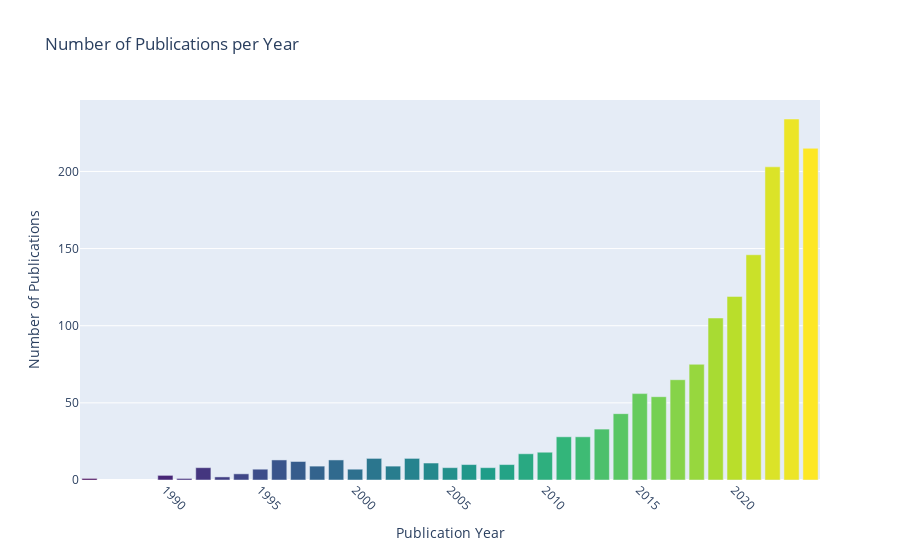

Notebook code cell kept with this figure:
### Markdown cell above
### Playground

### Code cell
import plotly.express as px

# Supondo que 'raw_data' seja o seu DataFrame e 'Publication Year' seja a coluna com os anos de publicação
publication_counts = raw_data['Publication Year'].value_counts()

# Ordenar os valores pela data para melhorar a visualização (opcional)
publication_counts = publication_counts.sort_index()

# Criar o gráfico de barras com Plotly
fig = px.bar(
    x=publication_counts.index, 
    y=publication_counts.values, 
    labels={'x': 'Publication Year', 'y': 'Number of Publications'},
    title='Number of Publications per Year',
    color=publication_counts.index,  # Adiciona cor baseado no índice (ano de publicação)
    color_continuous_scale='viridis'  # Aplica a paleta "viridis"
)

# Configurar o layout
fig.update_layout(
    xaxis=dict(tickangle=45),  # Rotaciona os rótulos do eixo x para melhor visualização
    yaxis_title='Number of Publications',
    xaxis_title='Publication Year',
    coloraxis_showscale=False  # Oculta a barra de escala de cores, se indesejado
)

# Mostrar o gráfico
fig.show()

### Figure 1 — Plotly figure (JSON) as saved in the notebook; plotly's stock layout.template omitted (floating-point values rounded to 4 significant figures)
{"data": [{"alignmentgroup": "True", "hovertemplate": "Publication Year=%{x}<br>Number of Publications=%{y}<br>color=%{marker.color}<extra></extra>", "legendgroup": "", "marker": {"color": [1986, 1990, 1991, 1992, 1993, 1994, 1995, 1996, 1997, 1998, 1999, 2000, 2001, 2002, 2003, 2004, 2005, 2006, 2007, 2008, 2009, 2010, 2011, 2012, 2013, 2014, 2015, 2016, 2017, 2018, 2019, 2020, 2021, 2022, 2023, 2024], "coloraxis": "coloraxis", "pattern": {"shape": ""}}, "name": "", "offsetgroup": "", "orientation": "v", "showlegend": false, "textposition": "auto", "type": "bar", "x": [1986, 1990, 1991, 1992, 1993, 1994, 1995, 1996, 1997, 1998, 1999, 2000, 2001, 2002, 2003, 2004, 2005, 2006, 2007, 2008, 2009, 2010, 2011, 2012, 2013, 2014, 2015, 2016, 2017, 2018, 2019, 2020, 2021, 2022, 2023, 2024], "xaxis": "x", "y": [1, 3, 1, 8, 2, 4, 7, 13, 12, 9, 13, 7, 14, 9, 14, 11, 8, 10, 8, 10, 17, 18, 28, 28, 33, 43, 56, 54, 65, 75, 105, 119, 146, 203, 234, 215], "yaxis": "y"}], "layout": {"barmode": "relative", "coloraxis": {"colorbar": {"title": {"text": "color"}}, "colorscale": [[0, "#440154"], [0.1111, "#482878"], [0.2222, "#3e4989"], [0.3333, "#31688e"], [0.4444, "#26828e"], [0.5556, "#1f9e89"], [0.6667, "#35b779"], [0.7778, "#6ece58"], [0.8889, "#b5de2b"], [1, "#fde725"]], "showscale": false}, "legend": {"tracegroupgap": 0}, "title": {"text": "Number of Publications per Year"}, "xaxis": {"anchor": "y", "domain": [0, 1], "tickangle": 45, "title": {"text": "Publication Year"}}, "yaxis": {"anchor": "x", "domain": [0, 1], "title": {"text": "Number of Publications"}}}}
